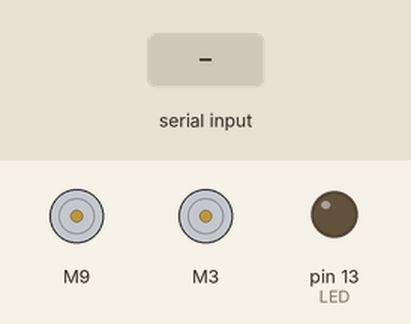
This sketch was run on a simulated Arduino Uno, built with avr-gcc and run on an emulated ATmega328P. Parts: 2 × DC motor (green arrow = forward, orange = backward, longer = faster), output pins drawn as LEDs (lit = HIGH). Inputs (shaded band) come from the test bench.

Above: at 1.2 s.
1.3 s: "3" received over the second serial link
At 1.7 s:
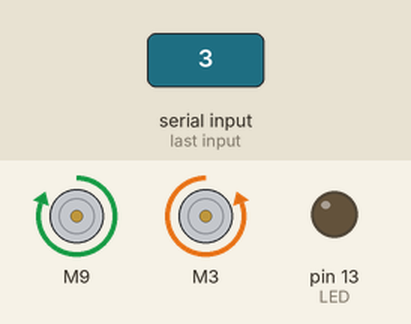
3.3 s: "1" received over the second serial link
At 3.6 s:
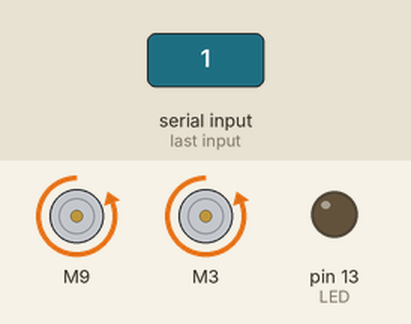
4.8 s: "4" received over the second serial link
At 5.2 s:
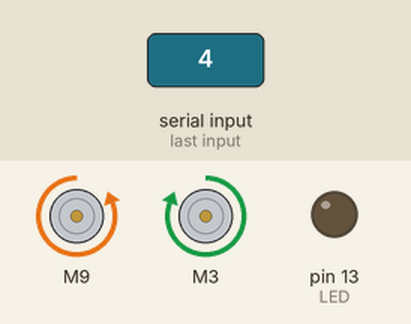
Timing chart, 0 to 7.8 s (numbered marks = the images above; inputs shaded):
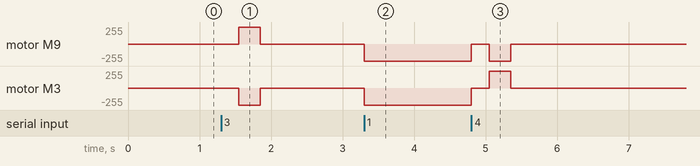

The sketch:

Bluetooth_Motor_Control.ino
```cpp
// Code Referenced From: //http://educ8s.tv/arduino-bluetooth-tutorial//
// Toggles the onboard LED.
// Tested with "Arduino Bluetooth Controller" app by Giumig Apps

//Motor Controller
#include <SparkFun_TB6612.h> //manual download, not in library manager
#define PWMA 11
#define AIN2 10
#define AIN1 9
#define STBY 8
#define BIN1 3
#define BIN2 5
#define PWMB 6

const int offsetA = -1;
const int offsetB = -1;

Motor motor1 = Motor(AIN1, AIN2, PWMA, offsetA, STBY);
Motor motor2 = Motor(BIN1, BIN2, PWMB, offsetB, STBY);

int motorSpeed = 255;

#include <SoftwareSerial.h>
char BTcommand;
int  LED = 13;
int RX = 4;
int TX = 2;

SoftwareSerial BTserial(RX, TX);


void setup(){
  Serial.begin(9600);
  pinMode(LED, OUTPUT);
  BTserial.begin(9600);
}

void loop(){
  while (!BTserial.available());
  BTcommand = BTserial.read();


if(BTcommand == '1'){
  brake();
  forward();
}

else if(BTcommand == '2'){
  brake();
}

else if(BTcommand == '3'){
  brake();
  delay(250);
  left();
  delay(300);
  brake();
}

else if(BTcommand == '4'){
  brake();
  delay(250);
  right();
  delay(300);
  brake();
}

else{
  brake();
}


} // loop()

//========================================================== Movement

void forward(){
  forward(motor1, motor2, motorSpeed);
}

void reverse(){
  forward(motor1, motor2, -motorSpeed);
}

void right(){
  motor1.drive(motorSpeed);
  motor2.drive(-motorSpeed);

}

void left(){
  motor1.drive(-motorSpeed);
  motor2.drive(motorSpeed);

}

void brake(){
  brake(motor1, motor2);
}
```

Measured:
- after the input at 1.3 s, motor M9: stopped → forward 255/255 after 0.25 s, → stopped 0.30 s later; motor M3: stopped → backward 255/255 after 0.25 s, → stopped 0.30 s later
- after the input at 3.3 s, motor M9, motor M3: stopped → backward 255/255 at once
- after the input at 4.8 s, motor M9: backward 255/255 → stopped at once, → backward 255/255 0.25 s later, → stopped 0.30 s later; motor M3: backward 255/255 → stopped at once, → forward 255/255 0.25 s later, → stopped 0.30 s later
